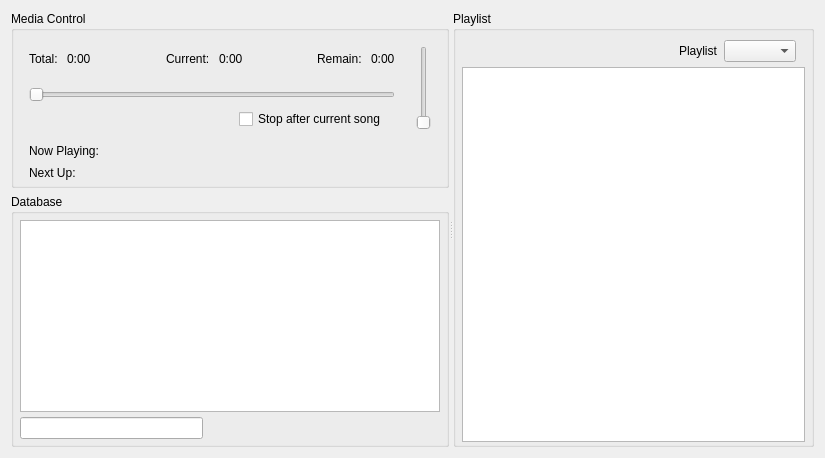
      <widget class="QWidget" name="tab_2">
       <attribute name="title">
        <string>Break Music</string>
       </attribute>
       <layout class="QVBoxLayout" name="verticalLayout_9">
        <item>
         <widget class="QSplitter" name="splitterBm">
          <property name="orientation">
           <enum>Qt::Horizontal</enum>
          </property>
          <widget class="QFrame" name="frame">
           <property name="sizePolicy">
            <sizepolicy hsizetype="Minimum" vsizetype="Preferred">
             <horstretch>0</horstretch>
             <verstretch>0</verstretch>
            </sizepolicy>
           </property>
           <property name="frameShape">
            <enum>QFrame::NoFrame</enum>
           </property>
           <property name="frameShadow">
            <enum>QFrame::Sunken</enum>
           </property>
           <layout class="QVBoxLayout" name="verticalLayout_3">
            <property name="leftMargin">
             <number>0</number>
            </property>
            <property name="topMargin">
             <number>0</number>
            </property>
            <property name="rightMargin">
             <number>0</number>
            </property>
            <property name="bottomMargin">
             <number>0</number>
            </property>
            <item>
             <widget class="QGroupBox" name="groupBox">
              <property name="sizePolicy">
               <sizepolicy hsizetype="Expanding" vsizetype="Fixed">
                <horstretch>0</horstretch>
                <verstretch>0</verstretch>
               </sizepolicy>
              </property>
              <property name="minimumSize">
               <size>
                <width>370</width>
                <height>0</height>
               </size>
              </property>
              <property name="title">
               <string>Media Control</string>
              </property>
              <layout class="QVBoxLayout" name="verticalLayout_4">
               <property name="spacing">
                <number>2</number>
               </property>
               <property name="leftMargin">
                <number>6</number>
               </property>
               <property name="topMargin">
                <number>6</number>
               </property>
               <property name="rightMargin">
                <number>6</number>
               </property>
               <property name="bottomMargin">
                <number>2</number>
               </property>
               <item>
                <widget class="QFrame" name="frame_12">
                 <property name="sizePolicy">
                  <sizepolicy hsizetype="Fixed" vsizetype="Fixed">
                   <horstretch>0</horstretch>
                   <verstretch>0</verstretch>
                  </sizepolicy>
                 </property>
                 <property name="minimumSize">
                  <size>
                   <width>420</width>
                   <height>0</height>
                  </size>
                 </property>
                 <property name="frameShape">
                  <enum>QFrame::NoFrame</enum>
                 </property>
                 <property name="frameShadow">
                  <enum>QFrame::Sunken</enum>
                 </property>
                 <layout class="QHBoxLayout" name="horizontalLayout_10">
                  <property name="spacing">
                   <number>3</number>
                  </property>
                  <property name="leftMargin">
                   <number>0</number>
                  </property>
                  <property name="topMargin">
                   <number>0</number>
                  </property>
                  <property name="rightMargin">
                   <number>0</number>
                  </property>
                  <property name="bottomMargin">
                   <number>0</number>
                  </property>
                  <item>
                   <widget class="QFrame" name="frame_13">
                    <property name="maximumSize">
                     <size>
                      <width>16777215</width>
                      <height>125</height>
                     </size>
                    </property>
                    <property name="frameShape">
                     <enum>QFrame::NoFrame</enum>
                    </property>
                    <property name="frameShadow">
                     <enum>QFrame::Plain</enum>
                    </property>
                    <layout class="QVBoxLayout" name="verticalLayout_8">
                     <property name="leftMargin">
                      <number>0</number>
                     </property>
                     <property name="topMargin">
                      <number>0</number>
                     </property>
                     <property name="rightMargin">
                      <number>0</number>
                     </property>
                     <property name="bottomMargin">
                      <number>9</number>
                     </property>
                     <item>
                      <widget class="QFrame" name="frame_5">
                       <property name="frameShape">
                        <enum>QFrame::NoFrame</enum>
                       </property>
                       <property name="frameShadow">
                        <enum>QFrame::Raised</enum>
                       </property>
                       <layout class="QHBoxLayout" name="horizontalLayout_3">
                        <item>
                         <widget class="QLabel" name="label_3">
                          <property name="text">
                           <string>Total: </string>
                          </property>
                         </widget>
                        </item>
                        <item>
                         <widget class="QLabel" name="labelBmDuration">
                          <property name="text">
                           <string>0:00</string>
                          </property>
                         </widget>
                        </item>
                        <item>
                         <spacer name="horizontalSpacer_5">
                          <property name="orientation">
                           <enum>Qt::Horizontal</enum>
                          </property>
                          <property name="sizeHint" stdset="0">
                           <size>
                            <width>20</width>
                            <height>20</height>
                           </size>
                          </property>
                         </spacer>
                        </item>
                        <item>
                         <widget class="QLabel" name="label_6">
                          <property name="text">
                           <string>Current: </string>
                          </property>
                         </widget>
                        </item>
                        <item>
                         <widget class="QLabel" name="labelBmPosition">
                          <property name="text">
                           <string>0:00</string>
                          </property>
                         </widget>
                        </item>
                        <item>
                         <spacer name="horizontalSpacer_8">
                          <property name="orientation">
                           <enum>Qt::Horizontal</enum>
                          </property>
                          <property name="sizeHint" stdset="0">
                           <size>
                            <width>20</width>
                            <height>20</height>
                           </size>
                          </property>
                         </spacer>
                        </item>
                        <item>
                         <widget class="QLabel" name="label_7">
                          <property name="text">
                           <string>Remain: </string>
                          </property>
                         </widget>
                        </item>
                        <item>
                         <widget class="QLabel" name="labelBmRemaining">
                          <property name="text">
                           <string>0:00</string>
                          </property>
                         </widget>
                        </item>
                       </layout>
                      </widget>
                     </item>
                     <item>
                      <widget class="QFrame" name="frame_6">
                       <property name="sizePolicy">
                        <sizepolicy hsizetype="Preferred" vsizetype="Fixed">
                         <horstretch>0</horstretch>
                         <verstretch>0</verstretch>
                        </sizepolicy>
                       </property>
                       <property name="frameShape">
                        <enum>QFrame::NoFrame</enum>
                       </property>
                       <property name="frameShadow">
                        <enum>QFrame::Raised</enum>
                       </property>
                       <layout class="QVBoxLayout" name="verticalLayout_5">
                        <property name="topMargin">
                         <number>0</number>
                        </property>
                        <property name="bottomMargin">
                         <number>0</number>
                        </property>
                        <item>
                         <widget class="QSlider" name="sliderBmPosition">
                          <property name="focusPolicy">
                           <enum>Qt::NoFocus</enum>
                          </property>
                          <property name="tracking">
                           <bool>true</bool>
                          </property>
                          <property name="orientation">
                           <enum>Qt::Horizontal</enum>
                          </property>
                         </widget>
                        </item>
                        <item>
                         <widget class="QFrame" name="frame_11">
                          <property name="frameShape">
                           <enum>QFrame::NoFrame</enum>
                          </property>
                          <property name="frameShadow">
                           <enum>QFrame::Raised</enum>
                          </property>
                          <layout class="QHBoxLayout" name="horizontalLayout_11">
                           <property name="spacing">
                            <number>0</number>
                           </property>
                           <property name="leftMargin">
                            <number>0</number>
                           </property>
                           <property name="topMargin">
                            <number>0</number>
                           </property>
                           <property name="bottomMargin">
                            <number>0</number>
                           </property>
                           <item>
                            <widget class="QPushButton" name="buttonBmPause">
                             <property name="focusPolicy">
                              <enum>Qt::NoFocus</enum>
                             </property>
                             <property name="text">
                              <string/>
                             </property>
                             <property name="icon">
                              <iconset resource="resources.qrc">
                               <normaloff>:/icons/pause</normaloff>:/icons/pause</iconset>
                             </property>
                             <property name="iconSize">
                              <size>
                               <width>22</width>
                               <height>22</height>
                              </size>
                             </property>
                             <property name="checkable">
                              <bool>true</bool>
                             </property>
                             <property name="flat">
                              <bool>true</bool>
                             </property>
                            </widget>
                           </item>
                           <item>
                            <widget class="QPushButton" name="buttonBmStop">
                             <property name="focusPolicy">
                              <enum>Qt::NoFocus</enum>
                             </property>
                             <property name="text">
                              <string/>
                             </property>
                             <property name="icon">
                              <iconset resource="resources.qrc">
                               <normaloff>:/icons/stop</normaloff>:/icons/stop</iconset>
                             </property>
                             <property name="iconSize">
                              <size>
                               <width>22</width>
                               <height>22</height>
                              </size>
                             </property>
                             <property name="flat">
                              <bool>true</bool>
                             </property>
                            </widget>
                           </item>
                           <item>
                            <spacer name="horizontalSpacer_2">
                             <property name="orientation">
                              <enum>Qt::Horizontal</enum>
                             </property>
                             <property name="sizeHint" stdset="0">
                              <size>
                               <width>50</width>
                               <height>20</height>
                              </size>
                             </property>
                            </spacer>
                           </item>
                           <item>
                            <widget class="QCheckBox" name="checkBoxBmBreak">
                             <property name="focusPolicy">
                              <enum>Qt::NoFocus</enum>
                             </property>
                             <property name="text">
                              <string>Stop after current song</string>
                             </property>
                            </widget>
                           </item>
                          </layout>
                         </widget>
                        </item>
                       </layout>
                      </widget>
                     </item>
                    </layout>
                   </widget>
                  </item>
                  <item>
                   <widget class="QFrame" name="frame_14">
                    <property name="frameShape">
                     <enum>QFrame::NoFrame</enum>
                    </property>
                    <property name="frameShadow">
                     <enum>QFrame::Raised</enum>
                    </property>
                    <layout class="QHBoxLayout" name="horizontalLayout_5">
                     <property name="spacing">
                      <number>0</number>
                     </property>
                     <property name="leftMargin">
                      <number>0</number>
                     </property>
                     <property name="topMargin">
                      <number>0</number>
                     </property>
                     <property name="rightMargin">
                      <number>0</number>
                     </property>
                     <property name="bottomMargin">
                      <number>0</number>
                     </property>
                     <item>
                      <widget class="QFrame" name="frame_15">
                       <property name="frameShape">
                        <enum>QFrame::NoFrame</enum>
                       </property>
                       <property name="frameShadow">
                        <enum>QFrame::Plain</enum>
                       </property>
                       <layout class="QHBoxLayout" name="horizontalLayout_4">
                        <item>
                         <widget class="VolSlider" name="sliderBmVolume">
                          <property name="focusPolicy">
                           <enum>Qt::NoFocus</enum>
                          </property>
                          <property name="maximum">
                           <number>100</number>
                          </property>
                          <property name="orientation">
                           <enum>Qt::Vertical</enum>
                          </property>
                          <property name="invertedAppearance">
                           <bool>false</bool>
                          </property>
                          <property name="invertedControls">
                           <bool>false</bool>
                          </property>
                         </widget>
                        </item>
                       </layout>
                      </widget>
                     </item>
                    </layout>
                   </widget>
                  </item>
                 </layout>
                </widget>
               </item>
               <item>
                <widget class="QFrame" name="frame_4">
                 <property name="frameShape">
                  <enum>QFrame::NoFrame</enum>
                 </property>
                 <property name="frameShadow">
                  <enum>QFrame::Plain</enum>
                 </property>
                 <layout class="QHBoxLayout" name="horizontalLayout_2">
                  <property name="topMargin">
                   <number>3</number>
                  </property>
                  <property name="bottomMargin">
                   <number>3</number>
                  </property>
                  <item>
                   <widget class="QLabel" name="label">
                    <property name="sizePolicy">
                     <sizepolicy hsizetype="Minimum" vsizetype="Preferred">
                      <horstretch>0</horstretch>
                      <verstretch>0</verstretch>
                     </sizepolicy>
                    </property>
                    <property name="text">
                     <string>Now Playing:</string>
                    </property>
                   </widget>
                  </item>
                  <item>
                   <widget class="QLabel" name="labelBmPlaying">
                    <property name="sizePolicy">
                     <sizepolicy hsizetype="MinimumExpanding" vsizetype="Preferred">
                      <horstretch>0</horstretch>
                      <verstretch>0</verstretch>
                     </sizepolicy>
                    </property>
                    <property name="frameShape">
                     <enum>QFrame::NoFrame</enum>
                    </property>
                    <property name="text">
                     <string/>
                    </property>
                   </widget>
                  </item>
                 </layout>
                </widget>
               </item>
               <item>
                <widget class="QFrame" name="frame_16">
                 <property name="frameShape">
                  <enum>QFrame::NoFrame</enum>
                 </property>
                 <property name="frameShadow">
                  <enum>QFrame::Plain</enum>
                 </property>
                 <layout class="QHBoxLayout" name="horizontalLayout_6">
                  <property name="topMargin">
                   <number>3</number>
                  </property>
                  <property name="bottomMargin">
                   <number>3</number>
                  </property>
                  <item>
                   <widget class="QLabel" name="label_13">
                    <property name="sizePolicy">
                     <sizepolicy hsizetype="Minimum" vsizetype="Preferred">
                      <horstretch>0</horstretch>
                      <verstretch>0</verstretch>
                     </sizepolicy>
                    </property>
                    <property name="text">
                     <string>Next Up:</string>
                    </property>
                   </widget>
                  </item>
                  <item>
                   <widget class="QLabel" name="labelBmNext">
                    <property name="sizePolicy">
                     <sizepolicy hsizetype="MinimumExpanding" vsizetype="Preferred">
                      <horstretch>0</horstretch>
                      <verstretch>0</verstretch>
                     </sizepolicy>
                    </property>
                    <property name="text">
                     <string/>
                    </property>
                   </widget>
                  </item>
                 </layout>
                </widget>
               </item>
              </layout>
             </widget>
            </item>
            <item>
             <widget class="QGroupBox" name="groupBox_2">
              <property name="sizePolicy">
               <sizepolicy hsizetype="Preferred" vsizetype="MinimumExpanding">
                <horstretch>0</horstretch>
                <verstretch>0</verstretch>
               </sizepolicy>
              </property>
              <property name="title">
               <string>Database</string>
              </property>
              <layout class="QVBoxLayout" name="verticalLayout_6">
               <property name="spacing">
                <number>2</number>
               </property>
               <property name="leftMargin">
                <number>6</number>
               </property>
               <property name="topMargin">
                <number>6</number>
               </property>
               <property name="rightMargin">
                <number>6</number>
               </property>
               <property name="bottomMargin">
                <number>2</number>
               </property>
               <item>
                <widget class="QTableView" name="tableViewBmDb">
                 <property name="frameShape">
                  <enum>QFrame::StyledPanel</enum>
                 </property>
                 <property name="frameShadow">
                  <enum>QFrame::Sunken</enum>
                 </property>
                 <property name="editTriggers">
                  <set>QAbstractItemView::NoEditTriggers</set>
                 </property>
                 <property name="showDropIndicator" stdset="0">
                  <bool>false</bool>
                 </property>
                 <property name="dragEnabled">
                  <bool>true</bool>
                 </property>
                 <property name="dragDropMode">
                  <enum>QAbstractItemView::DragOnly</enum>
                 </property>
                 <property name="alternatingRowColors">
                  <bool>true</bool>
                 </property>
                 <property name="selectionMode">
                  <enum>QAbstractItemView::ExtendedSelection</enum>
                 </property>
                 <property name="selectionBehavior">
                  <enum>QAbstractItemView::SelectRows</enum>
                 </property>
                 <property name="verticalScrollMode">
                  <enum>QAbstractItemView::ScrollPerPixel</enum>
                 </property>
                 <property name="horizontalScrollMode">
                  <enum>QAbstractItemView::ScrollPerPixel</enum>
                 </property>
                 <property name="showGrid">
                  <bool>false</bool>
                 </property>
                 <property name="sortingEnabled">
                  <bool>true</bool>
                 </property>
                 <attribute name="horizontalHeaderCascadingSectionResizes">
                  <bool>true</bool>
                 </attribute>
                 <attribute name="horizontalHeaderShowSortIndicator" stdset="0">
                  <bool>true</bool>
                 </attribute>
                 <attribute name="horizontalHeaderStretchLastSection">
                  <bool>false</bool>
                 </attribute>
                 <attribute name="verticalHeaderVisible">
                  <bool>false</bool>
                 </attribute>
                </widget>
               </item>
               <item>
                <widget class="QFrame" name="frame_17">
                 <property name="frameShape">
                  <enum>QFrame::NoFrame</enum>
                 </property>
                 <property name="frameShadow">
                  <enum>QFrame::Plain</enum>
                 </property>
                 <layout class="QHBoxLayout" name="horizontalLayout_7">
                  <property name="leftMargin">
                   <number>0</number>
                  </property>
                  <property name="topMargin">
                   <number>2</number>
                  </property>
                  <property name="bottomMargin">
                   <number>2</number>
                  </property>
                  <item>
                   <widget class="CustomLineEdit" name="lineEditBmSearch"/>
                  </item>
                  <item>
                   <widget class="QPushButton" name="buttonBmSearch">
                    <property name="minimumSize">
                     <size>
                      <width>24</width>
                      <height>24</height>
                     </size>
                    </property>
                    <property name="baseSize">
                     <size>
                      <width>24</width>
                      <height>24</height>
                     </size>
                    </property>
                    <property name="focusPolicy">
                     <enum>Qt::NoFocus</enum>
                    </property>
                    <property name="text">
                     <string/>
                    </property>
                    <property name="icon">
                     <iconset resource="resources.qrc">
                      <normaloff>:/icons/Icons/system-search.png</normaloff>:/icons/Icons/system-search.png</iconset>
                    </property>
                    <property name="iconSize">
                     <size>
                      <width>22</width>
                      <height>22</height>
                     </size>
                    </property>
                    <property name="flat">
                     <bool>true</bool>
                    </property>
                   </widget>
                  </item>
                  <item>
                   <spacer name="horizontalSpacer_3">
                    <property name="orientation">
                     <enum>Qt::Horizontal</enum>
                    </property>
                    <property name="sizeHint" stdset="0">
                     <size>
                      <width>40</width>
                      <height>20</height>
                     </size>
                    </property>
                   </spacer>
                  </item>
                 </layout>
                </widget>
               </item>
              </layout>
             </widget>
            </item>
           </layout>
          </widget>
          <widget class="QFrame" name="frame_2">
           <property name="sizePolicy">
            <sizepolicy hsizetype="MinimumExpanding" vsizetype="Preferred">
             <horstretch>0</horstretch>
             <verstretch>0</verstretch>
            </sizepolicy>
           </property>
           <property name="frameShape">
            <enum>QFrame::NoFrame</enum>
           </property>
           <property name="frameShadow">
            <enum>QFrame::Sunken</enum>
           </property>
           <layout class="QVBoxLayout" name="verticalLayout">
            <property name="spacing">
             <number>0</number>
            </property>
            <property name="leftMargin">
             <number>0</number>
            </property>
            <property name="topMargin">
             <number>0</number>
            </property>
            <property name="rightMargin">
             <number>0</number>
            </property>
            <property name="bottomMargin">
             <number>0</number>
            </property>
            <item>
             <widget class="QGroupBox" name="groupBox_3">
              <property name="title">
               <string>Playlist</string>
              </property>
              <layout class="QVBoxLayout" name="verticalLayout_7">
               <property name="spacing">
                <number>2</number>
               </property>
               <property name="leftMargin">
                <number>6</number>
               </property>
               <property name="topMargin">
                <number>6</number>
               </property>
               <property name="rightMargin">
                <number>6</number>
               </property>
               <property name="bottomMargin">
                <number>2</number>
               </property>
               <item>
                <widget class="QFrame" name="frame_18">
                 <property name="frameShape">
                  <enum>QFrame::NoFrame</enum>
                 </property>
                 <property name="frameShadow">
                  <enum>QFrame::Plain</enum>
                 </property>
                 <layout class="QHBoxLayout" name="horizontalLayout_12">
                  <property name="topMargin">
                   <number>3</number>
                  </property>
                  <property name="bottomMargin">
                   <number>3</number>
                  </property>
                  <item>
                   <spacer name="horizontalSpacer">
                    <property name="orientation">
                     <enum>Qt::Horizontal</enum>
                    </property>
                    <property name="sizeHint" stdset="0">
                     <size>
                      <width>208</width>
                      <height>20</height>
                     </size>
                    </property>
                   </spacer>
                  </item>
                  <item>
                   <widget class="QLabel" name="label_14">
                    <property name="text">
                     <string>Playlist</string>
                    </property>
                   </widget>
                  </item>
                  <item>
                   <widget class="QComboBox" name="comboBoxBmPlaylists">
                    <property name="sizePolicy">
                     <sizepolicy hsizetype="Expanding" vsizetype="Fixed">
                      <horstretch>0</horstretch>
                      <verstretch>0</verstretch>
                     </sizepolicy>
                    </property>
                   </widget>
                  </item>
                 </layout>
                </widget>
               </item>
               <item>
                <widget class="QTableView" name="tableViewBmPlaylist">
                 <property name="focusPolicy">
                  <enum>Qt::WheelFocus</enum>
                 </property>
                 <property name="frameShape">
                  <enum>QFrame::StyledPanel</enum>
                 </property>
                 <property name="editTriggers">
                  <set>QAbstractItemView::NoEditTriggers</set>
                 </property>
                 <property name="dragEnabled">
                  <bool>true</bool>
                 </property>
                 <property name="dragDropMode">
                  <enum>QAbstractItemView::DragDrop</enum>
                 </property>
                 <property name="defaultDropAction">
                  <enum>Qt::MoveAction</enum>
                 </property>
                 <property name="alternatingRowColors">
                  <bool>true</bool>
                 </property>
                 <property name="selectionMode">
                  <enum>QAbstractItemView::ExtendedSelection</enum>
                 </property>
                 <property name="selectionBehavior">
                  <enum>QAbstractItemView::SelectRows</enum>
                 </property>
                 <property name="verticalScrollMode">
                  <enum>QAbstractItemView::ScrollPerPixel</enum>
                 </property>
                 <property name="horizontalScrollMode">
                  <enum>QAbstractItemView::ScrollPerPixel</enum>
                 </property>
                 <property name="showGrid">
                  <bool>false</bool>
                 </property>
                 <property name="wordWrap">
                  <bool>false</bool>
                 </property>
                 <attribute name="horizontalHeaderCascadingSectionResizes">
                  <bool>true</bool>
                 </attribute>
                 <attribute name="horizontalHeaderStretchLastSection">
                  <bool>false</bool>
                 </attribute>
                 <attribute name="verticalHeaderVisible">
                  <bool>false</bool>
                 </attribute>
                </widget>
               </item>
              </layout>
             </widget>
            </item>
           </layout>
          </widget>
         </widget>
        </item>
       </layout>
      </widget>
